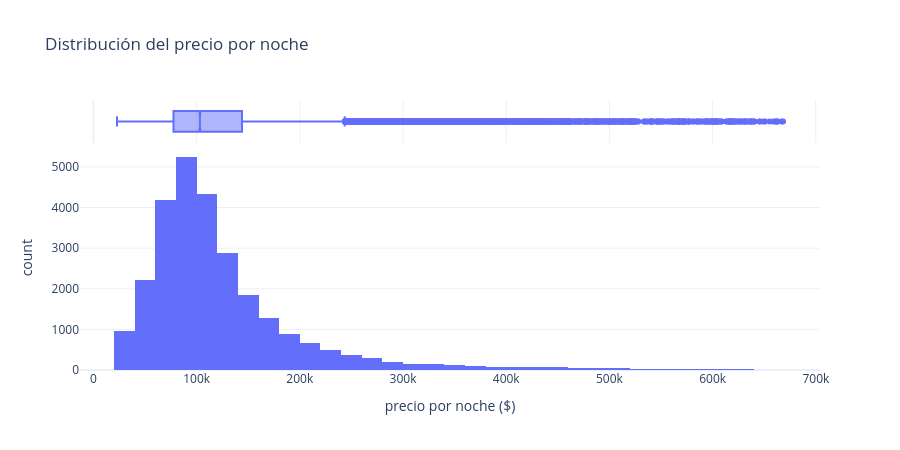

Notebook source saved alongside this figure:
### Markdown cell above
### 1.3 Distribuciones: histograma y boxplot

Los mismos gráficos del TP00, ahora interactivos. `marginal` agrega un boxplot arriba del
histograma, y en el boxplot el *hover* muestra los cinco números sin tener que calcularlos.

### Code cell
px.histogram(alq, x="precio_ars", nbins=60, marginal="box",
             labels={"precio_ars": "precio por noche ($)"},
             title="Distribución del precio por noche")

### Figure 1 — Plotly figure (JSON) as saved in the notebook; plotly's stock layout.template omitted (floating-point values rounded to 4 significant figures; data arrays with more than 128 entries replaced by an {"elided": "..."} marker saying what was removed)
{"data": [{"bingroup": "x", "hovertemplate": "precio por noche ($)=%{x}<br>count=%{y}<extra></extra>", "legendgroup": "", "marker": {"color": "#636efa", "pattern": {"shape": ""}}, "name": "", "nbinsx": 60, "orientation": "v", "showlegend": false, "type": "histogram", "x": {"elided": "26969 float values"}, "xaxis": "x", "yaxis": "y"}, {"hovertemplate": "precio por noche ($)=%{x}<extra></extra>", "legendgroup": "", "marker": {"color": "#636efa"}, "name": "", "notched": true, "showlegend": false, "type": "box", "x": {"elided": "26969 float values"}, "xaxis": "x2", "yaxis": "y2"}], "layout": {"barmode": "relative", "height": 450, "legend": {"tracegroupgap": 0}, "title": {"text": "Distribución del precio por noche"}, "xaxis": {"anchor": "y", "domain": [0, 1], "title": {"text": "precio por noche ($)"}}, "xaxis2": {"anchor": "y2", "domain": [0, 1], "matches": "x", "showgrid": true, "showticklabels": false}, "yaxis": {"anchor": "x", "domain": [0, 0.8316], "title": {"text": "count"}}, "yaxis2": {"anchor": "x2", "domain": [0.8416, 1], "matches": "y2", "showgrid": false, "showline": false, "showticklabels": false, "ticks": ""}}}
